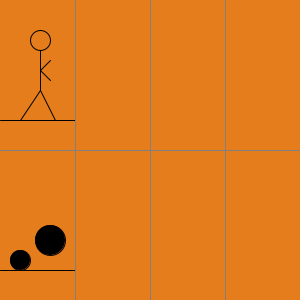
Frame 1 (no input)
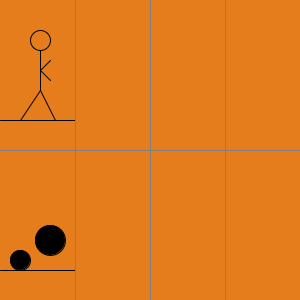
Frame 60 (the mouse pressed at the canvas centre just before this capture)
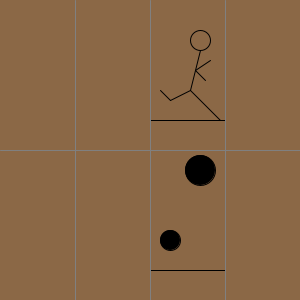
Frame 120 (the mouse held since frame 60 and released just before this capture)

The Processing sketch that drew these frames (run headless with seeded random() and noise(); from frame 60 on, the mouse is pressed at the canvas centre):

// Processing sketch: processing_36373
// ── processing_36373.pde

void setup(){

//Scene 1
size(300,300);
colorMode(RGB);
background(229,125,28);

//base lines
line(0,120,width/4,120);
line(0,270,width/4,270);

//top person
line(20,120,40,90);
line(width/4-20,120,40,90);
line(40,90,40,50);
ellipseMode(CENTER);
noFill();
ellipse(40,40,20,20);
line(40,70,50,80);
line(40,70,50,60);

//bottom balls
ellipseMode(CENTER);
fill(0);
ellipse(20,260,20,20);
ellipse(50,240,30,30);


}

//Scene 2
void draw(){

if(mouseX<width/4){



}else{
  
background(157,110,65);
stroke(0);

//Base lines
line(width/4,120,width/2,120);
line(width/4,270,width/2,270);

//Top Person
line(100,100,110,90);
line(100,100,90,80);
line(110,90,120,120);
line(110,90,110,50);
ellipseMode(CENTER);
noFill();
ellipse(110,40,20,20);
line(110,70,120,80);
line(110,70,120,60);

//Bottom balls
ellipseMode(CENTER);
fill(0);
ellipse(100,220,30,30);
ellipse(130,170,20,20);

}
//Scene 3
if(mouseX<width/2){



}else{
  
background(139,104,70);
stroke(0);

//Base Lines
line(width/2,120,225,120);
line(width/2,270,225,270);

//Top Person
line(190,90,220,120);
line(170,100,160,90);
line(190,90,170,100);
line(190,90,200,50);
ellipseMode(CENTER);
noFill();
ellipse(200,40,20,20);
line(195,70,205,80);
line(195,70,210,60);

//Bottom balls
ellipseMode(CENTER);
fill(0);
ellipse(200,170,30,30);
ellipse(170,240,20,20);


}
//Scene 4
if(mouseX<225){



}else{
  
background(62,54,47);
stroke(0);

//Base Lines
line(225,120,300,120);
line(225,270,300,270);

//Top Person
line(260,90,240,120);
line(270,110,260,120);
line(260,90,270,110);
line(260,90,290,50);
ellipseMode(CENTER);
noFill();
ellipse(290,40,20,20);
line(275,70,285,80);
line(275,70,290,60);

//Bottom balls
ellipseMode(CENTER);
fill(0);
ellipse(250,240,30,30);
ellipse(280,210,20,20);


}



stroke(128);

line(width/4,0,width/4,height);
line(width/2,0,width/2,height);
line(225,0,225,height);
line(0,height/2,width,height/2);

}
